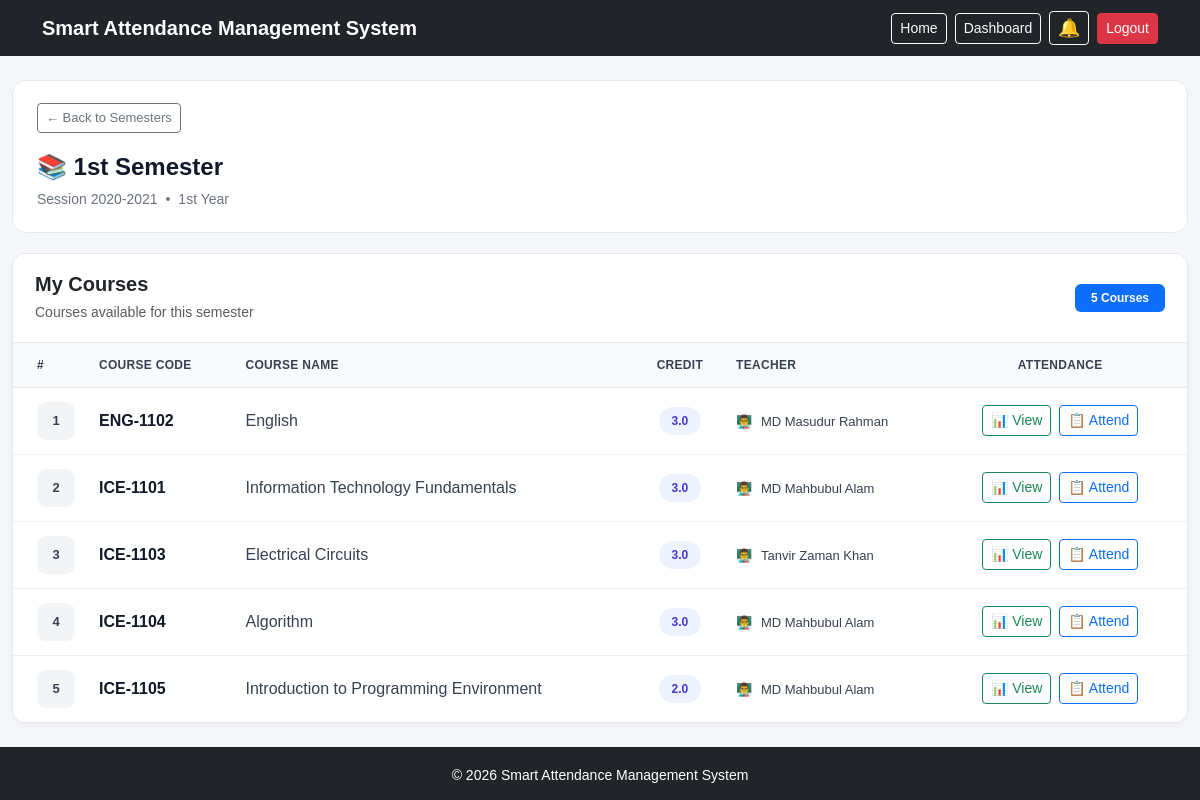
The app's page /student-dashboard/courses/3/year/1st/semester/1st/ (signed in) with its own data.
### core/models.py (models this page shows, shortened)
class Session(models.Model):
    year = models.CharField(
        max_length=20
    )
    is_graduated= models.BooleanField(
        default = False
    )
    created_at = models.DateTimeField(
        auto_now_add=True
    )

class Course(models.Model):
    YEAR_CHOICES = (
        ("1st", "1st Year"),
        ("2nd", "2nd Year"),
        ("3rd", "3rd Year"),
        ("4th", "4th Year"),
    )
    SEMESTER_CHOICES = (
        ("1st", "1st Semester"),
        ("2nd", "2nd Semester"),
    )
    course_code = models.CharField(
        max_length=20
    )
    course_name = models.CharField(
        max_length=200
    )
    year = models.CharField(
        max_length=10,
        choices=YEAR_CHOICES,
        null=True,
        blank=True,
    )
    semester = models.CharField(
        max_length=10,
        choices=SEMESTER_CHOICES,
        null=True,
        blank=True,
    )
    credit = models.DecimalField(
        max_digits=3,
        decimal_places=1
    )
    session = models.ForeignKey(
        "Session",
        on_delete=models.CASCADE,
        related_name="courses"
    )
    teacher = models.ForeignKey(
        User,
        on_delete=models.SET_NULL,
        null=True,
        blank=True,
        related_name="teaching_courses"
    )
    created_at = models.DateTimeField(
        auto_now_add=True
    )
    class Meta:
        constraints = [
            models.UniqueConstraint(
                fields=["session", "course_code"],
                name="unique_course_code_per_session"
            )
        ]

class User(AbstractUser):
    GENDER_CHOICES =(
        ("male",'Male'),
        ('female','Female'),
        ('other','Other'),
    )
    ROLE_CHOICES =(
        ('admin','Admin'),
        ('teacher','Teacher'),
        ('student','Student'),
    )
    session = models.ForeignKey(
    "Session",
    on_delete=models.SET_NULL,
    null=True,
    blank=True,
    related_name="students"
)
    roll = models.PositiveIntegerField(
        null=True,
        blank=True
    )
    face_image = models.ImageField(
    upload_to="student_faces/",
    blank=True,
    null=True
)
    position = models.ForeignKey(
        "Position",
        on_delete=models.SET_NULL,
        null = True,
        blank=True,
        related_name="teachers"
    )
    email = models.EmailField(
        unique=True
    )
    gender = models.CharField(
        max_length=10,
        choices=GENDER_CHOICES,
        blank=True,
        null=True
    )
    date_of_birth = models.DateField(
        blank=True,
        null = True
    )
    address = models.TextField(
        blank=True,
        null = True
    )
    role = models.CharField(
        max_length=20,
        choices=ROLE_CHOICES,
        default='student'
    )
    profile_image = models.ImageField(
        upload_to="student_profiles/",
        blank=True,
        null=True
    )
    USERNAME_FIELD = 'email'
    REQUIRED_FIELDS=["username"]

### core/views.py (the view)
@login_required
def student_semester_courses(request, session_id, year, semester):
    if request.user.role != "student":
        return redirect("dashboard")
    student = request.user
    if student.session_id != session_id:
        return redirect("student_courses")
    courses = Course.objects.filter(
        session_id=session_id,
        year=year,
        semester=semester
    ).select_related(
        "teacher"
    ).order_by(
        "course_code"
    )
    if not courses.exists():
        return redirect(
            "student_year_courses",
            session_id=session_id,
            year=year
        )
    return render(
        request,
        "student/semester_courses.html",
        {
            "student": student,
            "session": student.session,
            "year": year,
            "semester": semester,
            "courses": courses,
        }
    )

### core/context_processors.py (called while the page is built)
def notifications(request):
    unread_notifications_count = 0
    if request.user.is_authenticated and request.user.role in ["teacher", "student"]:
        unread_notifications_count = Notification.objects.filter(
            recipient=request.user,
            is_read=False
        ).count()
    return {
        "unread_notifications_count": unread_notifications_count
    }

### core/templates/student/semester_courses.html (shortened to what this page needs)
{% extends "index.html" %}
{% block content %}
<div class="container-fluid py-4 courses-page">
    <div class="page-header">
        <a
            href="{% url 'student_year_courses' session.id year %}"
            class="btn btn-sm btn-outline-secondary back-btn mb-3"
        >
            ← Back to Semesters
        </a>
        <div class="d-flex flex-wrap justify-content-between align-items-end">
            <div>
                <div class="page-title mb-1">
                    📚 {{ semester }} Semester
                </div>
                <div class="page-subtitle">
                    Session {{ session.year }}
                    <span class="mx-1">•</span>
                    {{ year }} Year
                </div>
            </div>
        </div>
    </div>
    <div class="course-card">
        <div class="course-card-header">
            <div class="d-flex justify-content-between align-items-center">
                <div>
                    <h5 class="fw-bold mb-1">
                        My Courses
                    </h5>
                    <small class="text-muted">
                        Courses available for this semester
                    </small>
                </div>
                <span class="badge bg-primary px-3 py-2">
                    {{ courses|length }}
                    {% if courses|length == 1 %}
                        Course
                    {% else %}
                        Courses
                    {% endif %}
                </span>
            </div>
        </div>
        <div class="card-body p-0">
            {% if courses %}
                <div class="table-responsive">
                    <table class="table course-table align-middle">
                        <thead>
                            <tr>
                                <th
                                    class="ps-4"
                                    style="width: 60px;"
                                >
                                    #
                                </th>
                                <th>
                                    Course Code
                                </th>
                                <th>
                                    Course Name
                                </th>
                                <th class="text-center">
                                    Credit
                                </th>
                                <th>
                                    Teacher
                                </th>
                                <th class="text-center pe-4">
                                    Attendance
                                </th>
                            </tr>
                        </thead>
                        <tbody>
                            {% for course in courses %}
                                <tr>
                                    <td class="ps-4">
                                        <span class="course-number">
                                            {{ forloop.counter }}
                                        </span>
                                    </td>
                                    <td>
                                        <span class="course-code">
                                            {{ course.course_code }}
                                        </span>
                                    </td>
                                    <td>
                                        <span class="course-name">
                                            {{ course.course_name }}
                                        </span>
                                    </td>
                                    <td class="text-center">
                                        <span class="credit-badge">
                                            {{ course.credit }}
                                        </span>
                                    </td>
                                    <td>
                                        {% if course.teacher %}
                                            <span class="teacher-name">
                                                <span class="teacher-icon">
                                                    👨‍🏫
                                                </span>
                                                {{ course.teacher.first_name }}
                                                {% if course.teacher.last_name %}
                                                    {{ course.teacher.last_name }}
                                                {% endif %}
                                            </span>
                                        {% else %}
                                            <span class="text-muted">
                                                —
                                            </span>
                                        {% endif %}
                                    </td>
                                    <td class="text-center pe-4">
    <div class="d-flex justify-content-center gap-2">
        <a
            href="{% url 'student_course_attendance_history' course.id %}"
            class="btn btn-sm btn-outline-success"
        >
            📊 View
        </a>
        <a
            href="{% url 'student_course_attendance' course.id %}"
            class="btn btn-sm btn-outline-primary"
        >
            📋 Attend
        </a>
    </div>
</td>
                                </tr>
                            {% endfor %}
                        </tbody>
                    </table>
                </div>
            {% endif %}
        </div>
    </div>
</div>
{% endblock %}

### core/templates/index.html (style rules this page uses)
html, body { height: 100%; }
body { margin: 0; background-color: #f5f6fa; font-family: Arial, sans-serif; }

### core/templates/student/semester_courses.html (style rules this page uses)
.courses-page { width: 100%; }
.page-header { background: #ffffff; border: 1px solid #e5e7eb; border-radius: 14px; padding: 22px 24px; margin-bottom: 20px; }
.back-btn { font-size: 13px; }
.page-title { font-size: 24px; font-weight: 700; color: #111827; }
.page-subtitle { color: #6b7280; font-size: 14px; }
.course-card { background: #ffffff; border: 1px solid #e5e7eb; border-radius: 14px; overflow: hidden; box-shadow: 0 2px 8px rgba(0, 0, 0, 0.04); }
.course-card-header { padding: 18px 22px; border-bottom: 1px solid #e5e7eb; background: #ffffff; }
.course-table { margin-bottom: 0; }
.course-table thead th { background: #f8fafc; color: #374151; font-size: 12px; font-weight: 700; text-transform: uppercase; letter-spacing: 0.3px; padding: 13px 12px; border-bottom: 1px solid #e5e7eb; white-space: nowrap; }
.course-table tbody td { padding: 14px 12px; border-bottom: 1px solid #f0f0f0; vertical-align: middle; }
.course-table tbody tr:last-child td { border-bottom: none; }
.course-table tbody tr { transition: background 0.15s ease; }
.course-number { width: 38px; height: 38px; display: inline-flex; align-items: center; justify-content: center; border-radius: 9px; background: #f3f4f6; color: #374151; font-size: 13px; font-weight: 700; }
.course-code { font-weight: 700; color: #111827; white-space: nowrap; }
.course-name { font-weight: 500; color: #374151; }
.credit-badge { display: inline-block; min-width: 42px; padding: 5px 9px; border-radius: 20px; background: #eef2ff; color: #4338ca; font-size: 12px; font-weight: 600; }
.teacher-name { color: #374151; font-size: 13px; }
.teacher-icon { margin-right: 5px; }

### records on screen
Session: year "2020-2021"
Course: course_code "ENG-1102", course_name "English", credit "3.0", teacher.first_name "MD Masudur", teacher.last_name "Rahman"
Course: course_code "ICE-1101", course_name "Information Technology Fundamentals", credit "3.0", teacher.first_name "MD Mahbubul", teacher.last_name "Alam"
Course: course_code "ICE-1103", course_name "Electrical Circuits", credit "3.0", teacher.first_name "Tanvir Zaman", teacher.last_name "Khan"
Course: course_code "ICE-1104", course_name "Algorithm", credit "3.0", teacher.first_name "MD Mahbubul", teacher.last_name "Alam"
Course: course_code "ICE-1105", course_name "Introduction to Programming Environment", credit "2.0", teacher.first_name "MD Mahbubul", teacher.last_name "Alam"

### other values on screen
{{ semester }} "1st"
{{ year }} "1st"
{{ courses|length }} "5"
